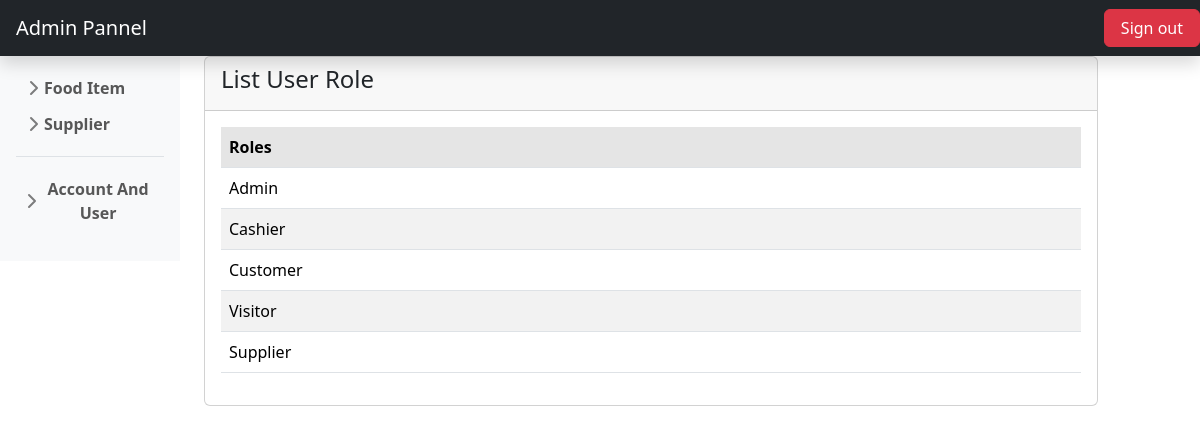
Page /list_role.php on the committed database.
### tables this page shows
CREATE TABLE `roles` (
  `roleId` int(11) NOT NULL,
  `role` varchar(50) NOT NULL
);

### list_role.php (the view, shortened to what this page needs)
<?php
  include 'db.php';
  $result = mysqli_query($conn, "SELECT * FROM roles");
  include 'header.php';
  ?>
<div class="container-fluid mx-0 px-0">
    <div class="row">
        <div class="col-md-2">
            <?php
              include 'nav.php';
              ?>
        </div>
        <div class="col-md-9">
            <div class="card">
                <div class="card-header">
                    <h4>List User Role</h4>
                </div>
                <div class="card-body">
                    <form method="post">
                        <table class="table table-striped">
                            <tr class="table-active">
                                <th>Roles</th>
                            </tr>
                            <?php
                              while ($row = mysqli_fetch_array($result)) {
                              ?>
                                <tr>
                                    <td><?php echo $row['role'] ?></td>
                                </tr>
                            <?php } ?>
                        </table>
                    </form>
                </div>
            </div>
        </div>
    </div>
</div>
<?php
  include 'footer.php';
  ?>

### css/sidebars.css (style rules this page uses)
body { min-height: 100vh; min-height: -webkit-fill-available; }
html { height: -webkit-fill-available; }

### rows in the picture
roles: role "Admin"
roles: role "Cashier"
roles: role "Customer"
roles: role "Visitor"
roles: role "Supplier"
